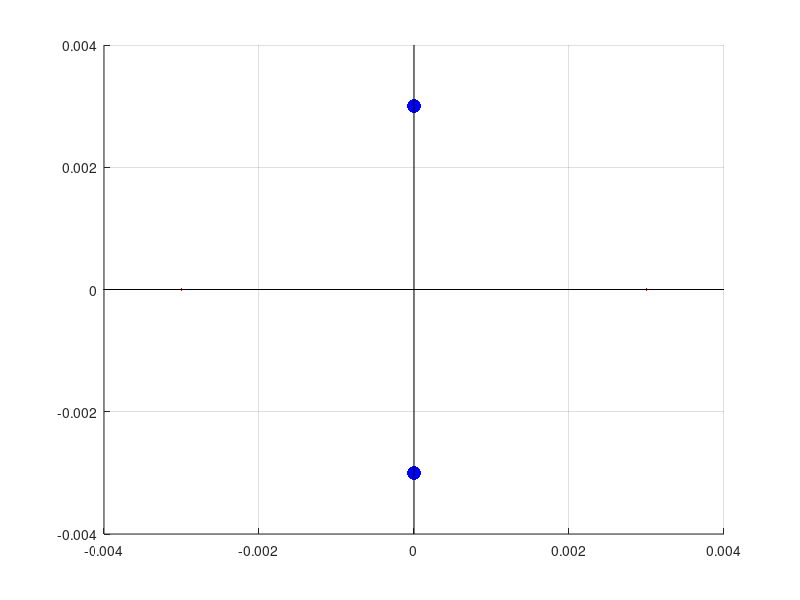

Recreate this plot in MATLAB. (Note: this script raises an error after producing the figure.)
% Task 3
% Plotting trajectories of N_2^+-particle in 2D
clear;
close all;

T = 20e-6; % total time
h = 1e-9;  % time step
plotSteps = 100; % steps per point plotted
IVPSolver = @eulerstep;
ydot = @ydot_oppg3; % rhs-equations
r_0 = 3e-3; % electrode distance to origo

% Plot with initial conditions x_0=y_0=1mm, v_0=u_0=0
initialConditions = [1e-3, 1e-3, 0, 0];

axisLimit = 4e-3; r_0 = 3e-3; % r_0: electrode distance to origo
figure(1);
hold on;
plot([-r_0 r_0], [0 0], 'r.', ... % positive electrodes
	   [0 0], [-r_0 r_0], 'b.', 'markersize', 30); % negative electrodes
axis([-axisLimit axisLimit -axisLimit axisLimit]); % freeze axes
grid on;
line([-axisLimit axisLimit], [0 0], 'color', 'k', 'linewidth', 0.5);
line([0 0], [-axisLimit axisLimit], 'color', 'k', 'linewidth', 0.5);

plotTrajectory2D(T, h, plotSteps, initialConditions, IVPSolver, ydot);

hold off;

% Plot with initial conditions x_0=1mm, y_0=0, v_0=u_0=0
initialConditions = [1e-3, 0, 0, 0];

axisLimit = 4e-3;
figure(2);
hold on;
plot([-r_0 r_0], [0 0], 'r.', ... % positive electrodes
     [0 0], [-r_0 r_0], 'b.', 'markersize', 30); % negative electrodes
axis([-axisLimit axisLimit -axisLimit axisLimit]); % freeze axes
grid on;
line([-axisLimit axisLimit], [0 0], 'color', 'k', 'linewidth', 0.5);
line([0 0], [-axisLimit axisLimit], 'color', 'k', 'linewidth', 0.5);

plotTrajectory2D(T, h, plotSteps, initialConditions, IVPSolver, ydot);

hold off;
